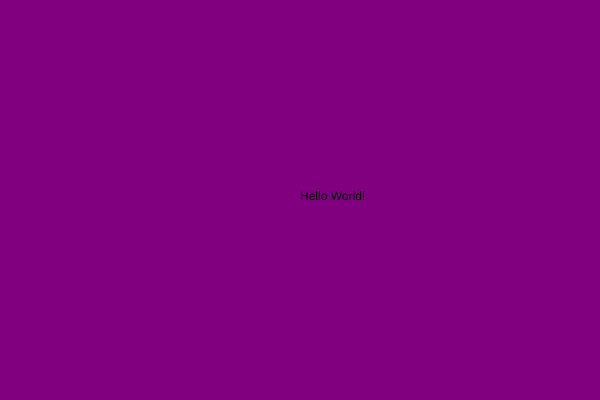
Frame 1 (no input)
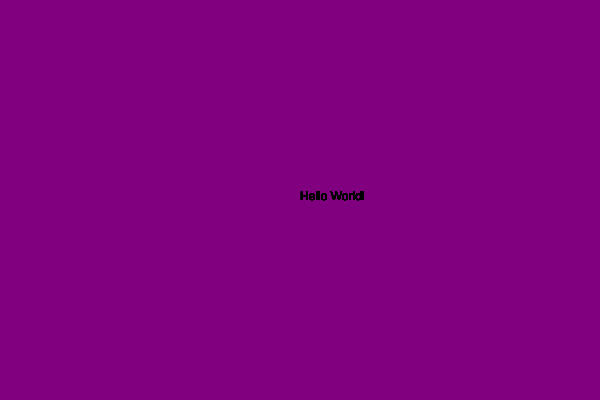
Frame 60 (no input)
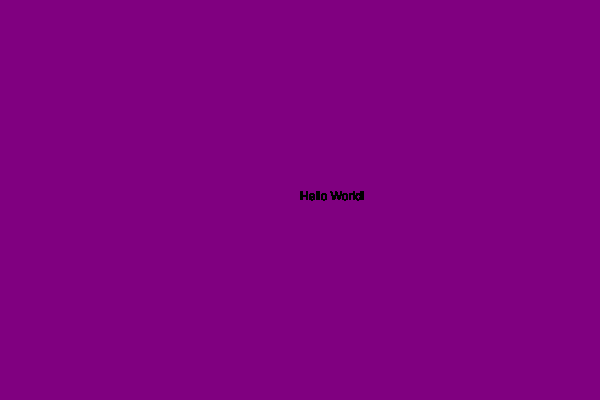
Frame 120 (the mouse pressed at the canvas centre since frame 60)

The p5.js sketch that drew these frames (run headless with seeded random() and noise() and a simulated clock; from frame 60 on, the mouse is pressed at the canvas centre):

// p5.js sketch
// ── sketch.js
//Setup the document and look for functions
function setup(){
//create the canvas and declare size
    createCanvas(600, 400);
//create an elipse, size and location
    ellipse(50, 50, 10, 20);
//fill canvas with 'string' color
    background('purple')
}

// Declare the draw function
function draw() {
// tell p5 to print the text string "Hello World!", including location
    text( "Hello World!", 300, 200 );
}
